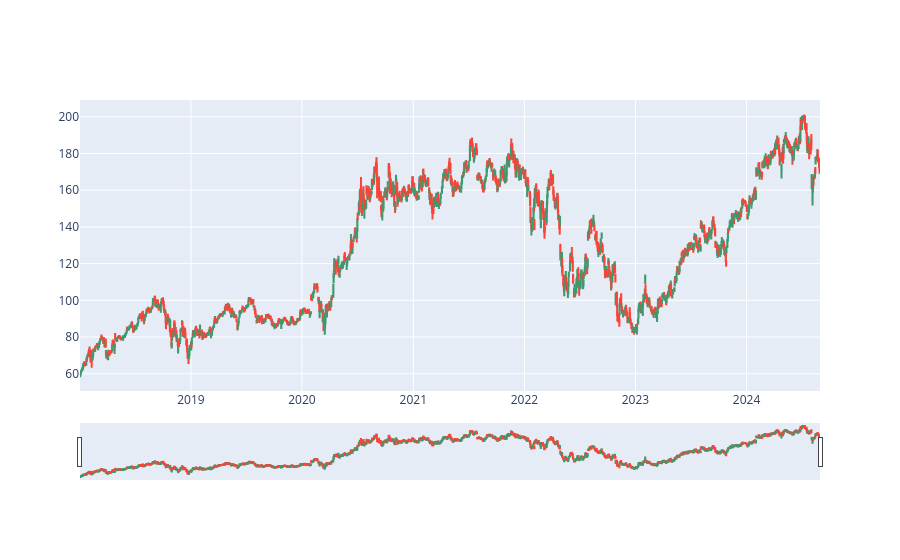

Notebook source saved alongside this figure:
### Code cell
# Declarar la figura
fig = go.Figure()

fig.add_trace(go.Candlestick(x=data.Date,
                open=data['Open'],
                high=data['High'],
                low=data['Low'],
                close=data['Close'],
                name = 'Bitcoin Data'))

### Figure 1 — Plotly figure (JSON) as saved in the notebook; plotly's stock layout.template omitted (floating-point values rounded to 4 significant figures; data arrays with more than 128 entries replaced by an {"elided": "..."} marker saying what was removed)
{"data": [{"close": {"elided": "1676 float values"}, "high": {"elided": "1676 float values"}, "low": {"elided": "1676 float values"}, "name": "Bitcoin Data", "open": {"elided": "1676 float values"}, "type": "candlestick", "x": {"elided": "1676 str values"}}], "layout": {}}
